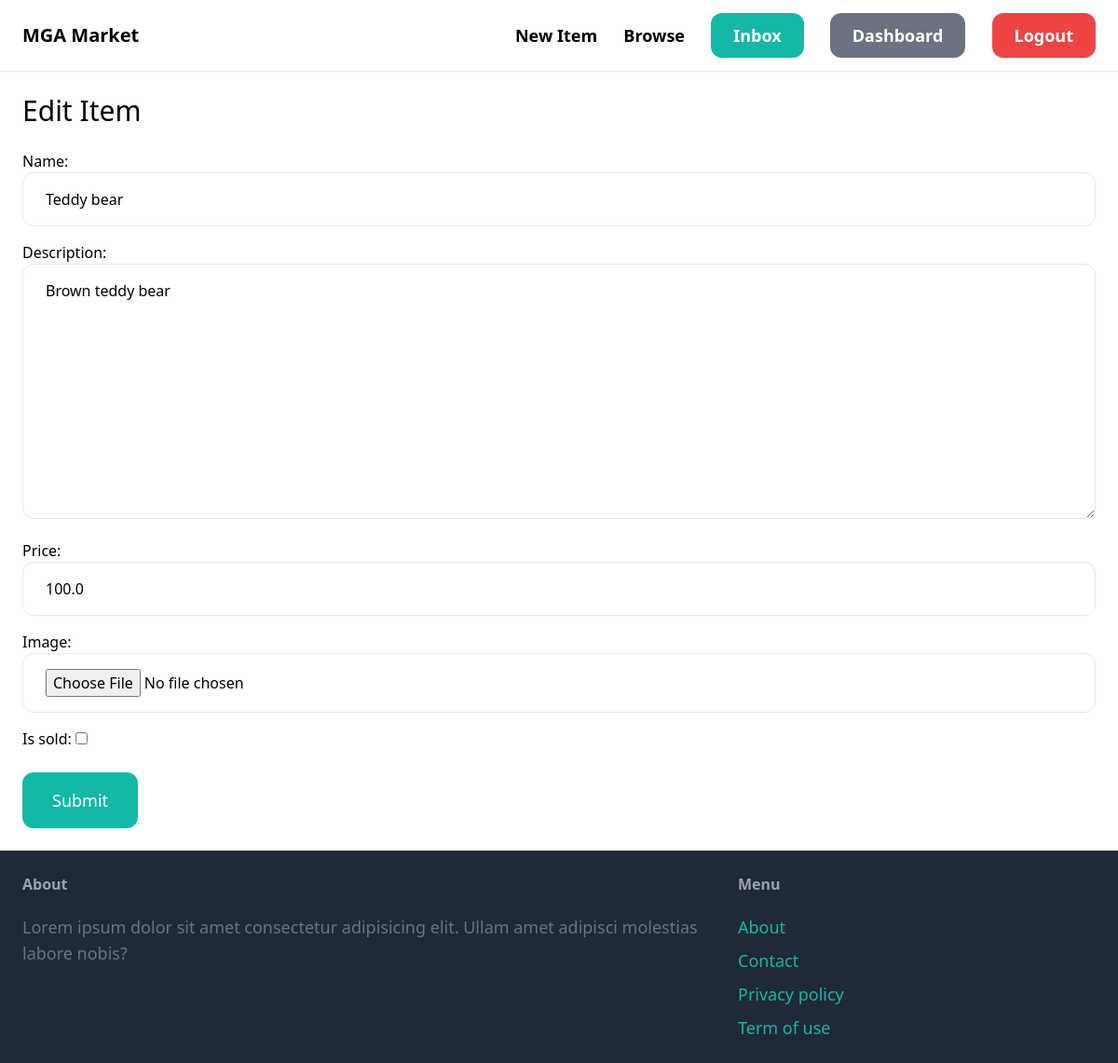
The page /items/1/edit/ (signed in) on the database its author committed.
### item/models.py (models this page shows, shortened)
class Item(models.Model):
    category = models.ForeignKey(Category, related_name='items', on_delete=models.CASCADE)
    name = models.CharField(max_length=255)
    description = models.TextField(blank=True, null=True)
    price = models.FloatField()
    image = models.ImageField(upload_to='items_images', blank=False, null=True)
    is_sold = models.BooleanField(default=False)
    created_by = models.ForeignKey(User, related_name='items', on_delete=models.CASCADE)
    created_at = models.DateTimeField(auto_now_add=True)

### item/views.py (the view)
# urls.py: path('<int:pk>/edit/', views.edit, name='edit'),
@login_required
def edit(request, pk):
    item = get_object_or_404(Item, pk=pk, created_by=request.user)
    if request.method == "POST":
        form = EditItemForm(request.POST, request.FILES, instance=item)
        if form.is_valid():
            form.save()
            return redirect("item:detail", pk=item.id)
    else:
        form = EditItemForm(instance=item)
    return render(request, "item/form.html", {"form": form, "title": "Edit Item"})

### item/forms.py
class EditItemForm(forms.ModelForm):
    class Meta:
        model = Item
        fields = ("name", "description", "price", "image", "is_sold")
        widgets = {
            "name": forms.TextInput(attrs={"class": INPUT_CLASSES}),
            "description": forms.Textarea(attrs={"class": INPUT_CLASSES}),
            "price": forms.TextInput(attrs={"class": INPUT_CLASSES}),
            "image": forms.FileInput(attrs={"class": INPUT_CLASSES}),
        }

### item/templates/item/form.html (shortened to what this page needs)
{% extends 'core/base.html' %}
{% block content %}
<h1 class="mb-6 text-3xl">{{ title }}</h1>
<form method="post" action="." enctype="multipart/form-data">
    <div class="space-y-4">
        {{ form.as_p }}
    </div>
    <button class="mt-6 py-4 px-8 text-lg bg-teal-500 hover:bg-teal-700 rounded-xl text-white">Submit</button>
</form>
{% endblock %}

### rows shown on the page
Item: name "Teddy bear", description "Brown teddy bear", price "100.0"

### other values the page prints
{{ title }} "Edit Item"
